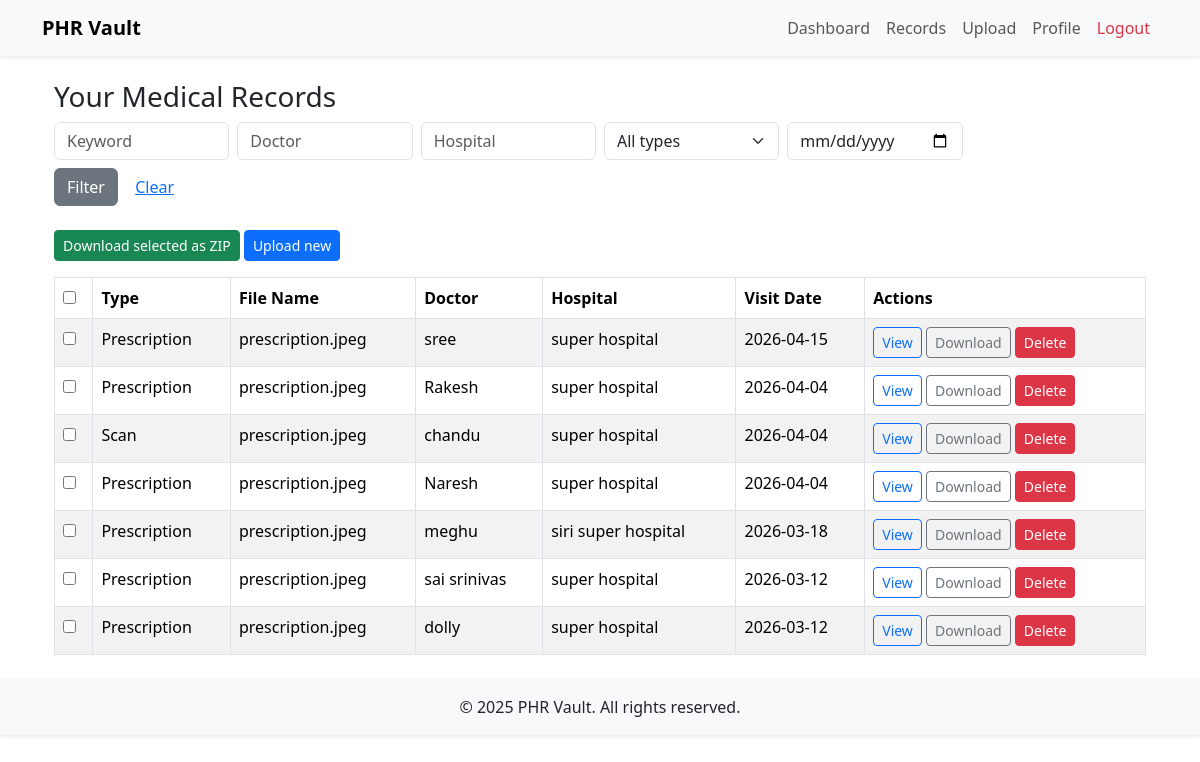
The page /records (signed in) on the database its author committed.
### models.py (models this page shows)
class HealthRecord(db.Model):
    __tablename__ = "health_records"
    id = db.Column(db.Integer, primary_key=True)
    user_id = db.Column(db.Integer, db.ForeignKey("users.id"), nullable=False)
    filename = db.Column(db.String(300), nullable=False)  # saved filename
    original_filename = db.Column(db.String(300), nullable=False)  # original name
    file_type = db.Column(db.String(50))  # Prescription/Lab/Scan/...
    doctor_name = db.Column(db.String(200))
    hospital_name = db.Column(db.String(200))
    visit_date = db.Column(db.Date)  # date of visit / report
    notes = db.Column(db.Text)
    uploaded_at = db.Column(db.DateTime, default=datetime.utcnow)
    user = db.relationship("User", back_populates="records")

### app.py (the view)
    @app.route("/records")
    @login_required
    def records():
        q = HealthRecord.query.filter_by(user_id=current_user.id)
        file_type = request.args.get("type", "").strip()
        doctor = request.args.get("doctor", "").strip()
        hospital = request.args.get("hospital", "").strip()
        keyword = request.args.get("q", "").strip()
        date_from = request.args.get("from", "").strip()
        date_to = request.args.get("to", "").strip()
        if file_type:
            q = q.filter(HealthRecord.file_type.ilike(f"%{file_type}%"))
        if doctor:
            q = q.filter(HealthRecord.doctor_name.ilike(f"%{doctor}%"))
        if hospital:
            q = q.filter(HealthRecord.hospital_name.ilike(f"%{hospital}%"))
        if keyword:
            q = q.filter(HealthRecord.notes.ilike(f"%{keyword}%"))
        if date_from:
            try:
                df = datetime.strptime(date_from, "%Y-%m-%d").date()
                q = q.filter(HealthRecord.visit_date >= df)
            except: pass
        if date_to:
            try:
                dt = datetime.strptime(date_to, "%Y-%m-%d").date()
                q = q.filter(HealthRecord.visit_date <= dt)
            except: pass
        records = q.order_by(HealthRecord.uploaded_at.desc()).all()
        return render_template("records.html", records=records)

### templates/records.html (shortened to what this page needs)
{% extends "base.html" %}
{% block content %}
<div class="container mt-4">
<h3>Your Medical Records</h3>
<form class="row g-2 mb-4" method="get">
<div class="col-md-2">
<input type="text" name="q"
value="{{ request.args.get('q','') }}"
placeholder="Keyword"
class="form-control">
</div>
<div class="col-md-2">
<input type="text" name="doctor"
value="{{ request.args.get('doctor','') }}"
placeholder="Doctor"
class="form-control">
</div>
<div class="col-md-2">
<input type="text" name="hospital"
value="{{ request.args.get('hospital','') }}"
placeholder="Hospital"
class="form-control">
</div>
<div class="col-md-2">
<select name="type" class="form-select">
<option value="">All types</option>
</select>
</div>
<div class="col-md-2">
<input type="date"
name="to"
value="{{ request.args.get('to','') }}"
class="form-control">
</div>
<div class="col-md-12 mt-2">
<button class="btn btn-secondary">Filter</button>
<a href="{{ url_for('records') }}" class="btn btn-link">Clear</a>
</div>
</form>
<div class="mb-3">
<form action="{{ url_for('export_zip') }}" method="post" id="zipForm" style="display:inline;">
<button type="submit" class="btn btn-success btn-sm">
Download selected as ZIP
</button>
</form>
<a href="{{ url_for('upload') }}" class="btn btn-primary btn-sm">
Upload new
</a>
</div>
<table class="table table-striped table-bordered">
<thead>
<tr>
<th>
<input type="checkbox" id="select-all">
</th>
<th>Type</th>
<th>File Name</th>
<th>Doctor</th>
<th>Hospital</th>
<th>Visit Date</th>
<th>Actions</th>
</tr>
</thead>
<tbody>
{% for r in records %}
<tr>
<td>
<input type="checkbox"
name="record_ids"
value="{{ r.id }}"
form="zipForm">
</td>
<td>{{ r.file_type }}</td>
<td>{{ r.original_filename }}</td>
<td>{{ r.doctor_name or '-' }}</td>
<td>{{ r.hospital_name or '-' }}</td>
<td>
{{ r.visit_date.strftime('%Y-%m-%d') if r.visit_date else '-' }}
</td>
<td>
<a class="btn btn-sm btn-outline-primary"
href="{{ url_for('view_record', record_id=r.id) }}">
View </a>
<a class="btn btn-sm btn-outline-secondary"
href="{{ url_for('download', record_id=r.id) }}">
Download </a>
<form action="{{ url_for('delete_record', record_id=r.id) }}"
method="post"
class="d-inline"
onsubmit="return confirm('Delete this record?');">
<button type="submit" class="btn btn-sm btn-danger">
Delete
</button>
</form>
</td>
</tr>
{% else %}
<tr>
<td colspan="7" class="text-center">
No records found
</td>
</tr>
{% endfor %}
</tbody>
</table>
</div>
{% endblock %}

### static/css/custom.css (style rules this page uses)
body { padding-bottom: 40px; }

### rows shown on the page
HealthRecord: file_type "Prescription", original_filename "prescription.jpeg", doctor_name "sree", hospital_name "super hospital", visit_date "2026-04-15"
HealthRecord: file_type "Prescription", original_filename "prescription.jpeg", doctor_name "Rakesh", hospital_name "super hospital", visit_date "2026-04-04"
HealthRecord: file_type "Scan", original_filename "prescription.jpeg", doctor_name "chandu", hospital_name "super hospital", visit_date "2026-04-04"
HealthRecord: file_type "Prescription", original_filename "prescription.jpeg", doctor_name "Naresh", hospital_name "super hospital", visit_date "2026-04-04"
HealthRecord: file_type "Prescription", original_filename "prescription.jpeg", doctor_name "meghu", hospital_name "siri super hospital", visit_date "2026-03-18"
HealthRecord: file_type "Prescription", original_filename "prescription.jpeg", doctor_name "sai srinivas", hospital_name "super hospital", visit_date "2026-03-12"
HealthRecord: file_type "Prescription", original_filename "prescription.jpeg", doctor_name "dolly", hospital_name "super hospital", visit_date "2026-03-12"

### other values the page prints
{{ current_year or "2025" }} "2025"
